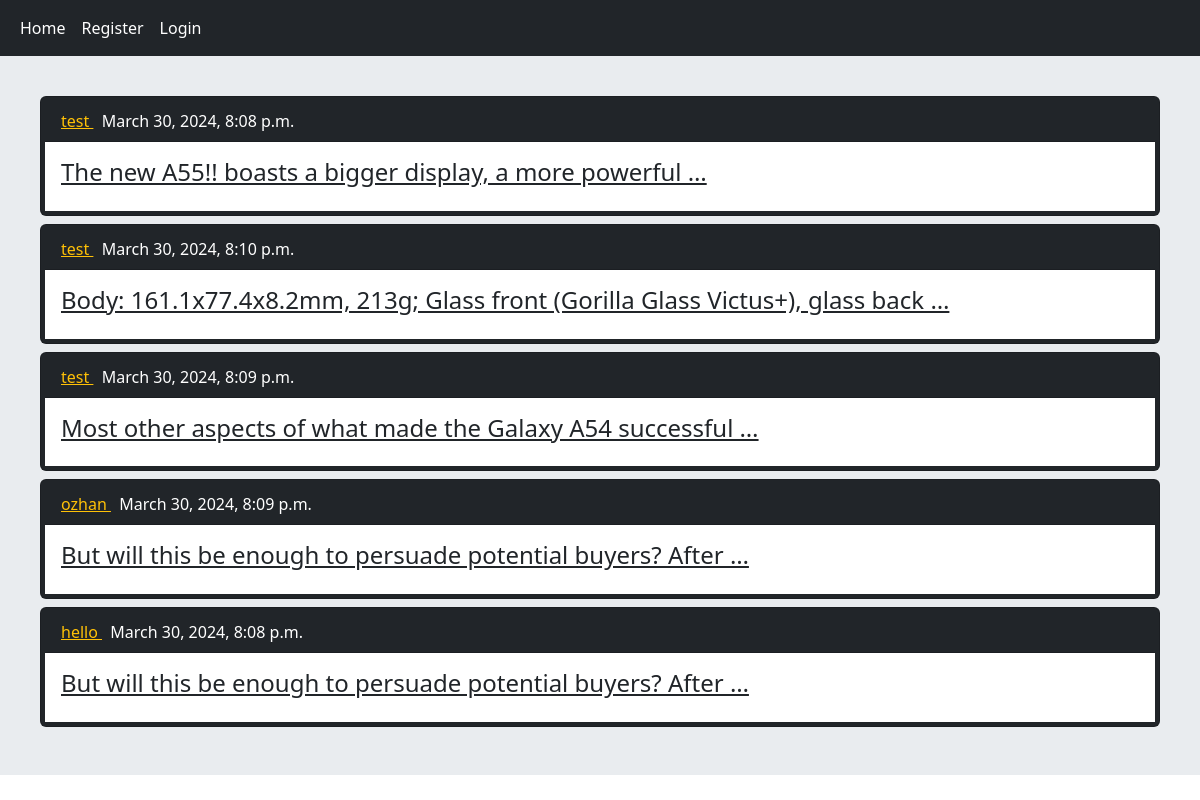
The page / on the database its author committed.
### home/models.py (models this page shows, shortened)
class Post(models.Model):
    user = models.ForeignKey(User,on_delete=models.CASCADE,related_name='posts')
    body = models.TextField()
    slug = models.SlugField()
    created = models.DateTimeField(auto_now_add=True)
    updated = models.DateTimeField(auto_now=True)
    class Meta():
        ordering = ['-updated']
    def get_absolute_url(self):
        return reverse('home:post_detail',args=(self.id,self.slug))

### home/views.py (the view)
# urls.py: path('',views.HomeView.as_view(),name='home'),
class HomeView(View) :
    def get(self,request):
        post = Post.objects.all()
        return render(request,'home/index.html',{'posts':post})

### home/templates/home/index.html
{% extends 'base.html' %}
{% block content %}
        {% for post in posts %}
            <div class="card bg-dark text-dark mb-2 p-1 " >
                <p class="card-header bg-dark text-white "> <a class="link-warning" href="{% url 'account:user_profile' post.user.id %}" > {{ post.user }} </a> &nbsp {{ post.created}} </p>
                <a href="{{ post.get_absolute_url }}" class="card-body bg-white text-dark " > <h4> {{ post.body|truncatewords:10 }} </h4>   </a>
            </div>
        {% endfor %}
{% endblock %}

### rows shown on the page
Post: user "test", created "March 30, 2024, 8:08 p.m.", body "The new A55!! boasts a bigger display, a more powerful …"
Post: user "test", created "March 30, 2024, 8:10 p.m.", body "Body: 161.1x77.4x8.2mm, 213g; Glass front (Gorilla Glass Victus+), glass back …"
Post: user "test", created "March 30, 2024, 8:09 p.m.", body "Most other aspects of what made the Galaxy A54 successful …"
Post: user "ozhan", created "March 30, 2024, 8:09 p.m.", body "But will this be enough to persuade potential buyers? After …"
Post: user "hello", created "March 30, 2024, 8:08 p.m.", body "But will this be enough to persuade potential buyers? After …"
